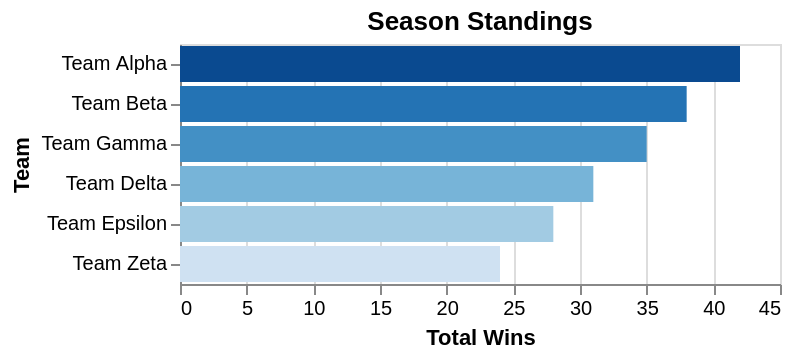

Source (Vega-Lite JSON):
### Vega-Lite specification from a JSON file in a GitHub repository (floating-point values rounded to 4 significant figures)
{"$schema": "https://vega.github.io/schema/vega-lite/v6.json", "description": "League team rankings", "data": {"values": [{"team": "Team Alpha", "wins": 42}, {"team": "Team Beta", "wins": 38}, {"team": "Team Gamma", "wins": 35}, {"team": "Team Delta", "wins": 31}, {"team": "Team Epsilon", "wins": 28}, {"team": "Team Zeta", "wins": 24}]}, "mark": "bar", "encoding": {"y": {"field": "team", "type": "nominal", "sort": "-x", "axis": {"title": "Team"}}, "x": {"field": "wins", "type": "quantitative", "axis": {"title": "Total Wins"}}, "color": {"field": "wins", "type": "quantitative", "scale": {"scheme": "blues"}, "legend": null}}, "title": "Season Standings"}
